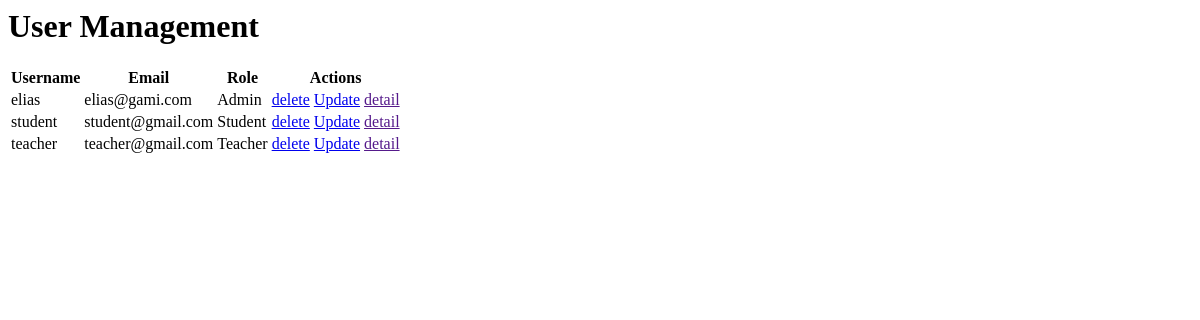
The app's page /admin_app/user_management/, older data.
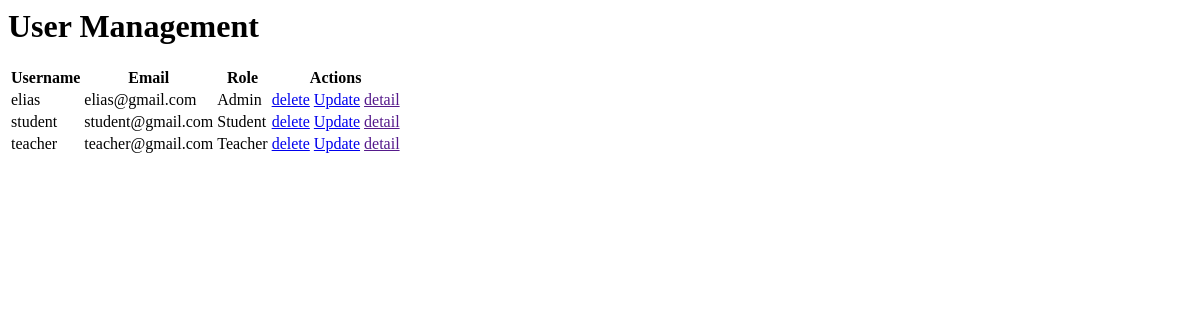
The same page, newer data.
### custom_user/models.py (models this page shows)
class CustomUser(AbstractUser):
    is_admin=models.BooleanField(default=False)
    is_teacher=models.BooleanField(default=False)
    is_student=models.BooleanField(default=False)
    is_family=models.BooleanField(default=False)
    profilePicture = models.ImageField(upload_to = 'profile_pictures/', null= True, blank=True)
    phoneNumber = models.CharField(max_length = 13, blank=True)
    objects= CustomUserManager()

### admin_app/views.py (the view)
# urls.py: path('user_management/', views.user_management, name='user_management'),
def user_management(request):
    users=get_user_model().objects.all()
    return render(request, 'admin_app/user_management.html', {'users': users})

### admin_app/templates/admin_app/user_management.html
<h1>User Management</h1>
<table>
    <tr>
        <th>Username</th>
        <th>Email</th>
        <th>Role</th>
        <th>Actions</th>
    </tr>
    {% for user in users %}
    <tr>
        <td>{{ user.username }}</td>
        <td>{{ user.email }}</td>
        <td>
            {% if user.is_superuser %} Admin {% elif user.is_teacher %} Teacher
            {%elif user.is_student %} Student {% elif user.is_family %} Family
            {%endif %}
        </td>
        <td>
            <a href="{% url 'delete_user' user.pk %}">delete</a>
            <a href="{% url 'update_user' user.pk %}">Update</a>
            <a href="">detail</a>
        </td>
    </tr>
    {% endfor %}
</table>

Row changes from the older to the newer data that the page shows:
changed CustomUser "elias": email "elias@gami.com" → "elias@gmail.com"
